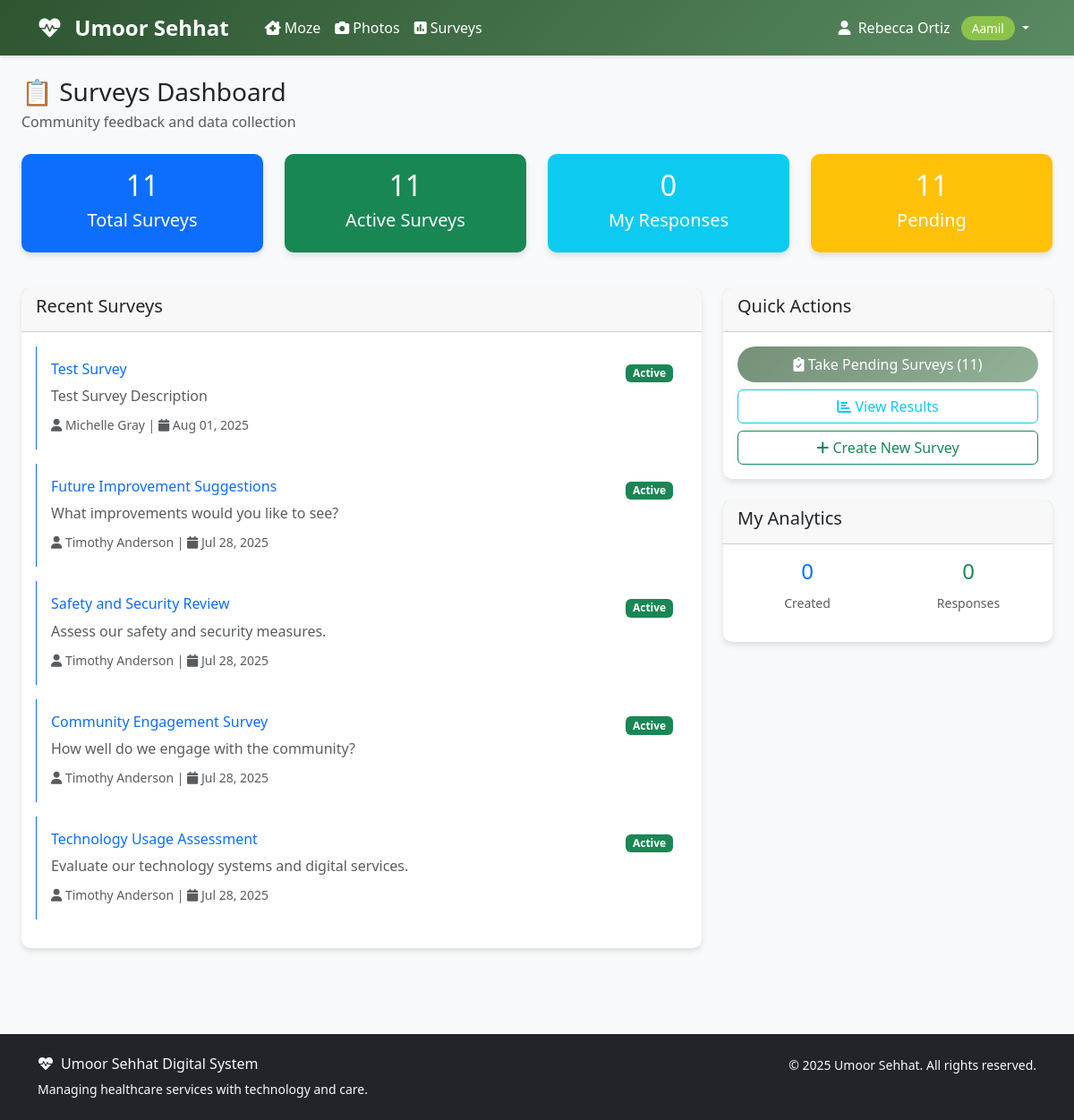
Screenshot of /surveys/ (signed in) with the database file from the repository.
### accounts/models.py (models this page shows, shortened)
class User(AbstractUser):
    ROLE_CHOICES = [
        ('aamil', 'Aamil'),
        ('moze_coordinator', 'Moze Coordinator'),
        ('doctor', 'Doctor'),
        ('student', 'Student'),
        ('badri_mahal_admin', 'Badri Mahal Admin'),
    ]
    role = models.CharField(max_length=20, choices=ROLE_CHOICES, default='student')
    its_id = models.CharField(
        max_length=8,
        unique=True,
        null=True,
        blank=True,
        validators=[RegexValidator(
            regex=r'^\d{8}$',
            message='ITS ID must be exactly 8 digits',
            code='invalid_its_id'
        )],
        help_text='8-digit ITS ID'
    )
    phone_number = models.CharField(max_length=15, blank=True, null=True)
    profile_photo = models.URLField(blank=True, null=True)
    arabic_name = models.CharField(max_length=100, blank=True, null=True)
    age = models.PositiveIntegerField(blank=True, null=True)
    verified_certificate = models.FileField(upload_to='certificates/', blank=True, null=True)
    specialty = models.CharField(max_length=100, blank=True, null=True)
    college = models.CharField(max_length=100, blank=True, null=True)  # For students
    specialization = models.CharField(max_length=100, blank=True, null=True)  # For students
    created_at = models.DateTimeField(auto_now_add=True)
    updated_at = models.DateTimeField(auto_now=True)
    def get_full_name(self):
        if self.arabic_name:
            return self.arabic_name
        return super().get_full_name() or self.username
    @property
    def is_aamil(self):
        return self.role == 'aamil'
    @property
    def is_doctor(self):
        return self.role == 'doctor'
    @property
    def is_student(self):
        return self.role == 'student'
    @property
    def is_admin(self):
        return self.role == 'badri_mahal_admin' or self.is_superuser
    class Meta:
        verbose_name = 'User'
        verbose_name_plural = 'Users'
        ordering = ['first_name', 'last_name']

### surveys/models.py (models this page shows, shortened)
class Survey(models.Model):
    title = models.CharField(max_length=200)
    description = models.TextField(blank=True, null=True)
    TARGET_ROLE_CHOICES = [
        ('all', 'All Users'),
        ('aamil', 'Aamils'),
        ('moze_coordinator', 'Moze Coordinators'),
        ('doctor', 'Doctors'),
        ('student', 'Students'),
        ('badri_mahal_admin', 'Badri Mahal Admins'),
    ]
    target_role = models.CharField(max_length=20, choices=TARGET_ROLE_CHOICES, default='all')
    questions = models.JSONField(
        default=list,
        help_text='List of questions in JSON format'
    )
    created_by = models.ForeignKey(settings.AUTH_USER_MODEL, on_delete=models.CASCADE, related_name='created_surveys')
    is_active = models.BooleanField(default=True)
    is_anonymous = models.BooleanField(default=False)
    allow_multiple_responses = models.BooleanField(default=False)
    show_results = models.BooleanField(default=False, help_text='Show results to respondents')
    start_date = models.DateTimeField(blank=True, null=True)
    end_date = models.DateTimeField(blank=True, null=True)
    created_at = models.DateTimeField(auto_now_add=True)
    updated_at = models.DateTimeField(auto_now=True)
    class Meta:
        ordering = ['-created_at']
        verbose_name = 'Survey'
        verbose_name_plural = 'Surveys'

### surveys/views.py (the view, shortened to what this page needs)
# urls.py: path('', views.survey_dashboard, name='dashboard'),
@login_required
def survey_dashboard(request):
    user = request.user
    if user.role == "admin":
        surveys = Survey.objects.all()
    elif user.role == "aamil" or user.role == "moze_coordinator":
        surveys = Survey.objects.filter(
            Q(created_by=user) |
            Q(target_role=user.role) |
            Q(target_role="all")
        )
    else:
        surveys = Survey.objects.filter(
            Q(target_role=user.role) |
            Q(target_role="all"),
            is_active=True
        )
    total_surveys = surveys.count()
    active_surveys = surveys.filter(is_active=True).count()
    my_responses = SurveyResponse.objects.filter(respondent=user).count()
    pending_surveys = surveys.filter(
        is_active=True
    ).filter(
        Q(end_date__isnull=True) | Q(end_date__gte=timezone.now())
    ).exclude(
        id__in=SurveyResponse.objects.filter(respondent=user).values('survey_id')
    ).count()
    recent_surveys = surveys.filter(is_active=True).order_by('-created_at')[:5]
    analytics_data = {}
    if user.role == "admin" or user.role == "aamil" or user.role == "moze_coordinator":
        created_surveys = surveys.filter(created_by=user)
        analytics_data = {
            'created_surveys': created_surveys.count(),
            'total_responses': SurveyResponse.objects.filter(survey__in=created_surveys).count(),
            'completion_rate': 0,
        }
    context = {
        'total_surveys': total_surveys,
        'active_surveys': active_surveys,
        'my_responses': my_responses,
        'pending_surveys': pending_surveys,
        'recent_surveys': recent_surveys,
        'analytics_data': analytics_data,
        'user_role': user.get_role_display(),
    }
    return render(request, 'surveys/dashboard.html', context)

### templates/surveys/dashboard.html (shortened to what this page needs)
{% extends 'base.html' %}
{% block content %}
<div class="container-fluid">
    <div class="row mb-4">
        <div class="col-12">
            <h1 class="h3 mb-1">📋 Surveys Dashboard</h1>
            <p class="text-muted mb-0">Community feedback and data collection</p>
        </div>
    </div>
    <div class="row mb-4">
        <div class="col-lg-3 col-md-6 mb-3">
            <div class="card bg-primary text-white">
                <div class="card-body text-center">
                    <h2>{{ total_surveys|default:0 }}</h2>
                    <h5>Total Surveys</h5>
                </div>
            </div>
        </div>
        <div class="col-lg-3 col-md-6 mb-3">
            <div class="card bg-success text-white">
                <div class="card-body text-center">
                    <h2>{{ active_surveys|default:0 }}</h2>
                    <h5>Active Surveys</h5>
                </div>
            </div>
        </div>
        <div class="col-lg-3 col-md-6 mb-3">
            <div class="card bg-info text-white">
                <div class="card-body text-center">
                    <h2>{{ my_responses|default:0 }}</h2>
                    <h5>My Responses</h5>
                </div>
            </div>
        </div>
        <div class="col-lg-3 col-md-6 mb-3">
            <div class="card bg-warning text-white">
                <div class="card-body text-center">
                    <h2>{{ pending_surveys|default:0 }}</h2>
                    <h5>Pending</h5>
                </div>
            </div>
        </div>
    </div>
    <div class="row">
        <div class="col-lg-8 mb-4">
            <div class="card">
                <div class="card-header">
                    <h5>Recent Surveys</h5>
                </div>
                <div class="card-body">
                    {% if recent_surveys %}
                        {% for survey in recent_surveys %}
                        <div class="mb-3 p-3 border-start border-primary">
                            <div class="d-flex justify-content-between align-items-start">
                                <div>
                                    <h6><a href="{% url 'surveys:detail' survey.pk %}" class="text-decoration-none">{{ survey.title }}</a></h6>
                                    <p class="text-muted mb-2">{{ survey.description|truncatewords:15 }}</p>
                                    <small class="text-muted">
                                        <i class="fas fa-user"></i> {{ survey.created_by.get_full_name }} |
                                        <i class="fas fa-calendar"></i> {{ survey.created_at|date:"M d, Y" }}
                                    </small>
                                </div>
                                <div>
                                    {% if survey.is_active %}
                                        <span class="badge bg-success">Active</span>
                                    {% else %}
                                        <span class="badge bg-secondary">Inactive</span>
                                    {% endif %}
                                </div>
                            </div>
                        </div>
                        {% endfor %}
                    {% else %}
                        <div class="text-center py-5">
                            <i class="fas fa-poll fa-4x text-muted mb-3"></i>
                            <h5 class="text-muted">No surveys available</h5>
                        </div>
                    {% endif %}
                </div>
            </div>
        </div>
        <div class="col-lg-4">
            <div class="card mb-4">
                <div class="card-header">
                    <h5>Quick Actions</h5>
                </div>
                <div class="card-body">
                    <div class="d-grid gap-2">
                        {% if pending_surveys > 0 %}
                            <a href="#" class="btn btn-primary disabled">
                                <i class="fas fa-clipboard-check"></i> Take Pending Surveys ({{ pending_surveys }})
                            </a>
                        {% endif %}
                        <a href="{% url 'surveys:list' %}" class="btn btn-outline-info">
                            <i class="fas fa-chart-bar"></i> View Results
                        </a>
                        {% if user.is_admin or user.is_aamil or user.is_moze_coordinator %}
                            <a href="{% url 'surveys:create' %}" class="btn btn-outline-success">
                                <i class="fas fa-plus"></i> Create New Survey
                            </a>
                        {% endif %}
                    </div>
                </div>
            </div>
            {% if analytics_data %}
            <div class="card">
                <div class="card-header">
                    <h5>My Analytics</h5>
                </div>
                <div class="card-body">
                    <div class="row text-center">
                        <div class="col-6 mb-3">
                            <h4 class="text-primary">{{ analytics_data.created_surveys|default:0 }}</h4>
                            <small class="text-muted">Created</small>
                        </div>
                        <div class="col-6 mb-3">
                            <h4 class="text-success">{{ analytics_data.total_responses|default:0 }}</h4>
                            <small class="text-muted">Responses</small>
                        </div>
                    </div>
                </div>
            </div>
            {% endif %}
        </div>
    </div>
</div>
{% endblock %}

### templates/base.html (shortened to what this page needs)
<!DOCTYPE html>
<html lang="en">
<head>
    <link href="https://cdn.jsdelivr.net/npm/bootstrap@5.3.0/dist/css/bootstrap.min.css" rel="stylesheet">
    <link href="https://cdnjs.cloudflare.com/ajax/libs/font-awesome/6.0.0/css/all.min.css" rel="stylesheet">
</head>
<body>
    <nav class="navbar navbar-expand-lg navbar-custom">
        <div class="container">
            <a class="navbar-brand text-white" href="{% url 'dashboard' %}">
                <i class="fas fa-heartbeat me-2"></i>
                Umoor Sehhat
            </a>
            <div class="collapse navbar-collapse" id="navbarNav">
                {% if user.is_authenticated %}
                    <ul class="navbar-nav me-auto">
                        {% if user.is_aamil or user.is_moze_coordinator %}
                            <li class="nav-item">
                                <a class="nav-link" href="#">
                                    <i class="fas fa-clinic-medical me-1"></i>Moze
                                </a>
                            </li>
                            <li class="nav-item">
                                <a class="nav-link" href="#">
                                    <i class="fas fa-camera me-1"></i>Photos
                                </a>
                            </li>
                        {% endif %}
                        <li class="nav-item">
                            <a class="nav-link" href="{% url 'surveys:list' %}" class="text-decoration-none">
                                <i class="fas fa-poll me-1"></i>Surveys
                            </a>
                        </li>
                    </ul>
                    <ul class="navbar-nav">
                        <li class="nav-item dropdown">
                            <a class="nav-link dropdown-toggle" href="#" id="navbarDropdown" role="button" data-bs-toggle="dropdown">
                                <i class="fas fa-user me-1"></i>
                                {{ user.get_full_name|default:user.username }}
                                <span class="role-badge ms-2">{{ user.get_role_display }}</span>
                            </a>
                        </li>
                    </ul>
                {% endif %}
            </div>
        </div>
    </nav>
    <main class="container-fluid py-4">
        {% block content %}{% endblock %}
    </main>
    <footer class="bg-dark text-light py-4 mt-5">
        <div class="container">
            <div class="row">
                <div class="col-md-6">
                    <h6><i class="fas fa-heartbeat me-2"></i>Umoor Sehhat Digital System</h6>
                    <p class="small mb-0">Managing healthcare services with technology and care.</p>
                </div>
                <div class="col-md-6 text-md-end">
                    <p class="small mb-0">
                        &copy; {% now "Y" %} Umoor Sehhat. All rights reserved.
                    </p>
                </div>
            </div>
        </div>
    </footer>
</body>
</html>

### templates/base.html (style rules this page uses)
:root { --primary-color: #2c5530; --secondary-color: #5a8a61; --accent-color: #8bc34a; --text-dark: #2d3436; --bg-light: #f8f9fa; }
body { font-family: 'Segoe UI', Tahoma, Geneva, Verdana, sans-serif; background-color: var(--bg-light); }
.navbar-brand { font-weight: bold; color: white !important; font-size: 1.5rem; margin-right: 2rem; }
.navbar-custom { background: linear-gradient(135deg, var(--primary-color), var(--secondary-color)); box-shadow: 0 2px 4px rgba(0,0,0,.1); }
.navbar-custom .navbar-nav .nav-link { color: white !important; font-weight: 500; transition: all 0.3s ease; }
.card { border: none; border-radius: 10px; box-shadow: 0 4px 6px rgba(0,0,0,.1); transition: transform 0.3s ease; }
.btn-primary { background: linear-gradient(135deg, var(--primary-color), var(--secondary-color)); border: none; border-radius: 25px; padding: 8px 24px; font-weight: 500; transition: all 0.3s ease; }
.role-badge { background: var(--accent-color); color: white; padding: 4px 12px; border-radius: 20px; font-size: 0.85rem; font-weight: 500; }

### rows the page displays
User: get_full_name "Rebecca Ortiz", role "Aamil"
Survey: title "Test Survey", description "Test Survey Description", created_by.get_full_name "Michelle Gray", created_at "Aug 01, 2025", is_active "Active"
Survey: title "Future Improvement Suggestions", description "What improvements would you like to see?", created_by.get_full_name "Timothy Anderson", created_at "Jul 28, 2025", is_active "Active"
Survey: title "Safety and Security Review", description "Assess our safety and security measures.", created_by.get_full_name "Timothy Anderson", created_at "Jul 28, 2025", is_active "Active"
Survey: title "Community Engagement Survey", description "How well do we engage with the community?", created_by.get_full_name "Timothy Anderson", created_at "Jul 28, 2025", is_active "Active"
Survey: title "Technology Usage Assessment", description "Evaluate our technology systems and digital services.", created_by.get_full_name "Timothy Anderson", created_at "Jul 28, 2025", is_active "Active"

### other values shown
{{ total_surveys|default:0 }} "11"
{{ active_surveys|default:0 }} "11"
{{ my_responses|default:0 }} "0"
{{ pending_surveys|default:0 }} "11"
{{ pending_surveys }} "11"
{{ analytics_data.created_surveys|default:0 }} "0"
{{ analytics_data.total_responses|default:0 }} "0"
